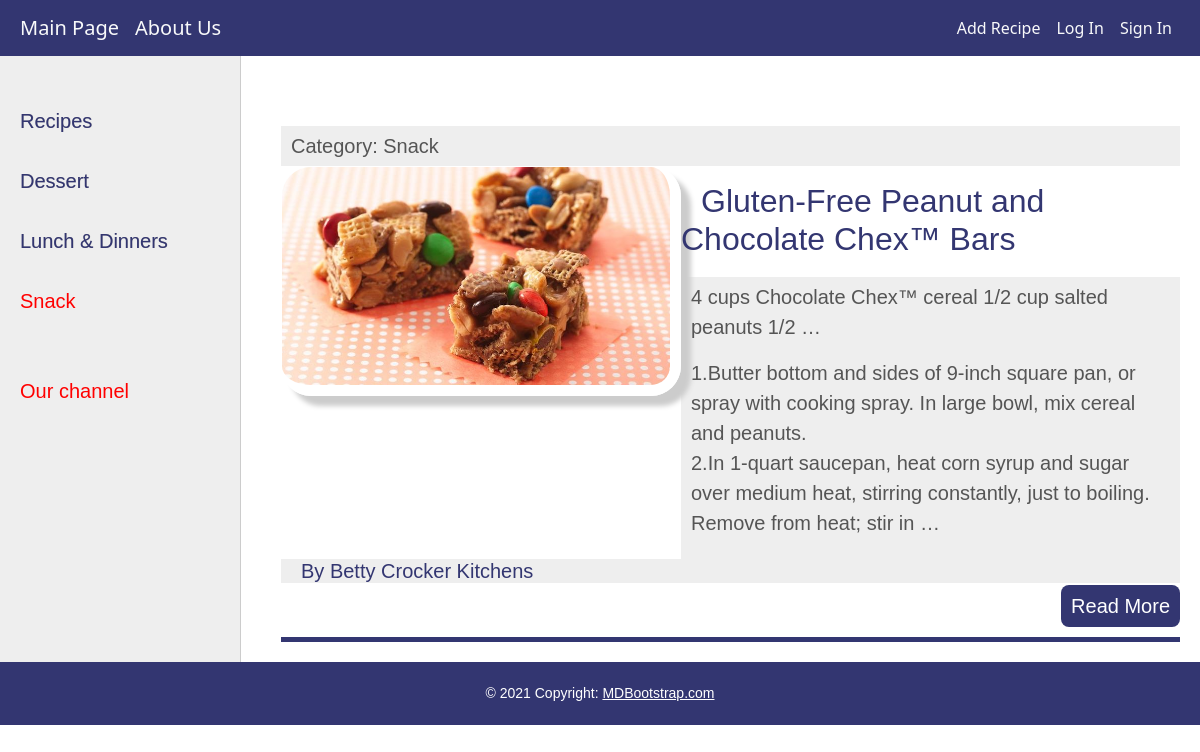
The app's page /category/snack/ with its own data.
### resbook/models.py (models this page shows, shortened)
class Category(models.Model):
    name = models.CharField(max_length=100, db_index=True, verbose_name="Category")
    slug = models.SlugField(max_length=255, unique=True, db_index=True, verbose_name="URL")
    def __str__(self):
        return self.name
    def get_absolute_url(self):
        return reverse('category', kwargs={'cat_slug': self.slug})
    class Meta:
        verbose_name_plural = 'Categories'
        ordering = ['id']

class Recipes(models.Model):
    title = models.CharField(max_length=250, unique=True)
    slug = models.SlugField(max_length=255, unique=True, db_index=True, verbose_name="URL")
    photo = models.ImageField(upload_to="images/%Y/%m/%d")
    ingredients = models.TextField(blank=False, default='')
    content = models.TextField(blank=True, verbose_name="Directions")
    nutrition = models.TextField()
    author = models.TextField(blank=True)
    time_create = models.DateTimeField(auto_now_add=True)
    time_update = models.DateTimeField(auto_now_add=True)
    is_published = models.BooleanField(default=True)
    cat = models.ForeignKey('Category', on_delete=models.CASCADE)
    def get_absolute_url(self):
        return reverse('post', kwargs={'post_slug': self.slug})
    class Meta:
        verbose_name_plural = 'Recipes'
        ordering = ['time_create', 'title']

### resbook/views.py (the view)
# urls.py: path('category/<slug:cat_slug>/', RecipesCategory.as_view(), name='category'),
class RecipesCategory(DataMixin, ListView):
    model = Recipes
    template_name = 'resbook/index.html'
    context_object_name = 'posts'
    allow_empty = False
    def get_queryset(self):
        return Recipes.objects.filter(cat__slug=self.kwargs['cat_slug'], is_published=True)
    def get_context_data(self, *, object_list=None, **kwargs):
        context = super().get_context_data(**kwargs)
        c_def = self.get_user_context(title="Category-" + str(context['posts'][0].cat),
                                      cat_selected=context['posts'][0].cat_id)
        return dict(list(context.items()) + list(c_def.items()))

### resbook/utils.py (called while the page is built)
    def get_user_context(self, **kwargs):
        context = kwargs
        cats = Category.objects.annotate(Count('recipes'))
        context['cats'] = cats
        if 'cat_selected' not in context:
            context['cat_selected'] = 0
        return context

### resbook/templates/resbook/index.html (shortened to what this page needs)
{% extends 'resbook/base.html' %}
{% block content %}
<ul class="list-articles">
    {% for p in posts %}
    <li><div class="article-panel">
    <p class="first">Category: {{p.cat}}</p>
    </div>
{% if p.photo %}
        <p><img class="img-article-left thumb" src="{{p.photo.url}}"></p>
{% endif %}
        <h2>{{p.title}}</h2>
        <div class="article-panel">
            <p>{{p.ingredients|truncatewords:10}}</p>
            <p>{{p.content|linebreaks|truncatewords:40}}</p>
        </div>
        <h5>{{p.author}}</h5>
        <p class="link-read-post button"><a href="{{p.get_absolute_url}}">Read More</a></p>
    </li>
    {% endfor %}
</ul>
{% endblock %}

### resbook/templates/resbook/base.html (shortened to what this page needs)
{% load static %}
{% load resbook_tags %}
<!DOCTYPE html>
<html lang="en" xmlns="http://www.w3.org/1999/html">
<head>
    <link rel="stylesheet" type="text/css" href="{% static 'resbook/css/styles.css' %}">
    <link href="https://cdn.jsdelivr.net/npm/bootstrap@5.0.1/dist/css/bootstrap.min.css" rel="stylesheet"
>
</head>
<body>
<nav class="navbar navbar-expand-lg  navbar-light navbar-fixed-top">
    <a class="navbar-brand text-light" href="{% url 'home' %}">Main Page</a>
    <a class="navbar-brand text-light" href="{% url 'about' %}">About Us</a>
    <div class="collapse navbar-collapse justify-content-end" id="navbarSupportedContent">
        <ul class="navbar-nav ml-auto">
            <li class="nav-item">
                <a class="nav-link text-light" href="{% url 'addpage' %}">Add Recipe</a>
            </li>
            <li class="nav-item active">
                <a class="nav-link text-light" href="{% url 'login' %}">Log In</a>
            </li>
            <li class="nav-item">
                <a class="nav-link text-light" href="#">Sign In</a>
            </li>
        </ul>
    </div>
</nav>
<table class="table-content" border="0" cellpadding="0" cellspacing="0">
    <tr>
        <td valign="top" class="left-chapters">
            <ul id="leftchapters">
                {% if cat_selected == 0 %}
                <li class="selected">Recipes</li>
                {% else %}
                <li><a href="{% url 'home' %}">Recipes</a></li>
                {% endif %}
                {% for c in cats %}
                {% if c.recipes__count > 0 %}
                {% if c.pk == cat_selected %}
                <li class="selected">{{c.name}}</li>
                {% else %}
                <li><a href="{{ c.get_absolute_url }}">{{c.name}}</a></li>
                {% endif %}
                {% endif %}
                {% endfor %}
                <li class="share">
                    <p>Our channel</p>
                    <a class="share-yt" href="https://www.youtube.com/"></a>
                </li>
            </ul>
        </td>
        <td valign="top" class="content">
            <div class="content-text">
                {% block content %}
                {% endblock %}
            </div>
        </td>
    </tr>
</table>
<footer class="page-footer font-small blue">
    <div class="footer-copyright text-center py-3">© 2021 Copyright:
        <a href="https://mdbootstrap.com/"> MDBootstrap.com</a>
    </div>
</footer>
</body>
</html>

### resbook/static/resbook/css/styles.css (style rules this page uses)
.navbar { background-color: #333671; border-color: #aaa; padding: 20px; }
h2 { color: #333671; padding: 0 10px 10px; text-indent: 20px; }
h5 { color: #333671; background-color: #eee; text-indent: 20px; }
img { border: 0.03em solid #fff; -moz-box-shadow: 5px 5px 5px #aaa; -webkit-box-shadow: 5px 5px 5px #aaa; box-shadow: 10px 10px 5px #ccc; -moz-border-radius: 25px; -webkit-border-radius: 25px; border-radius: 30px; max-width: 600px; height: auto; }
img.img-article-left { max-width: 300px; height: auto; float: left; padding: 0 10px 10px 0; }
img.img-article-left.thumb { max-width: 400px; height: auto; }
p.link-read-post { text-align: right; }
p.link-read-post a { padding: 10px; min-width: 100px; background: #333671; color: #fff; text-decoration: none; border-radius: 8px; }
div.article-panel { background: #eee; padding: 5px 10px 5px 10px; box-sizing: border-box; overflow: hidden; color: #555; }
div.article-panel p.first { margin: 0; float: left; }
ul.list-articles { list-style: none; margin: 0; padding: 0; }
ul.list-articles li { border-bottom: 5px solid #333671; }
.table-content { width: 100%; min-height: 100%; height: 100%; font-family: sans-serif; }
.left-chapters { margin: 0; background: #eee; border-right: 1px solid #ccc; min-height: 100%; }
.left-chapters ul { width: 240px; min-height: 100%; margin: 0; padding: 20px 10px 10px 20px; list-style: none; font-size: 20px; }
.left-chapters ul li { margin: 30px 0 0 0; color: red; }
.left-chapters ul li.selected { color: red; }
.left-chapters ul li a { color: #333671; text-decoration: none; text-shadow: 0.01em 0.01em #aaa; }
.left-chapters ul li.share { margin: 60px 0 0 0; }
.left-chapters ul li.share p { margin: 30px 0 30px 0; }
.left-chapters ul li.share a { display: inline-block; width: 40px; height: 40px; margin: 0 20px 0 0; }
.content { padding: 10px 20px 20px 10px; width: 100%; box-sizing: border-box; }
.content-text { margin: 60px 0 0 30px; color: #000; font-size: 20px; font-family: "Arial Hebrew Scholar", sans-serif; }
footer { box-sizing: border-box; background: #333671; padding: 5px; color: white; font-size: 14px; font-family: Verdana, Geneva, Arial, Helvetica, fantasy; text-align: left; overflow: hidden; }
footer a { text-decoration: underline; color: white; }

### records on screen
Category: name "Dessert"
Category: name "Lunch & Dinners"
Category: name "Snack"
Recipes: cat "Snack", photo (picture), title "Gluten-Free Peanut and Chocolate Chex™ Bars", ingredients "4 cups Chocolate Chex™ cereal 1/2 cup salted peanuts 1/2 …", content "1.Butter bottom and sides of 9-inch square pan, or spray with cooking spray. In large bowl, mix cereal and peanuts. 2.In 1-quart saucepan, heat corn syrup and sugar over medium heat, stirring constantly, just to boiling. Remove from heat; stir in …", author "By Betty Crocker Kitchens"
